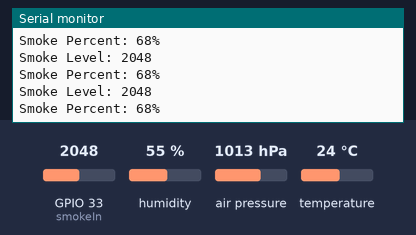
A sketch run on a simulated ESP32. On the bench: the last lines printed to the serial monitor. The test bench sets the inputs (shaded band); at power-on: GPIO 33 (smokeIn) = 2048, humidity 55 %, air pressure 1013 hPa, temperature 24 °C. WiFi joins after 1.5 s; servers stay silent unless stated; the modem accepts every AT command (registered, SIM ready, sends succeed) and sends nothing else.

Above: at 5.5 s.
5.6 s: GPIO 33 (smokeIn) set to 1025
At 6.3 s:
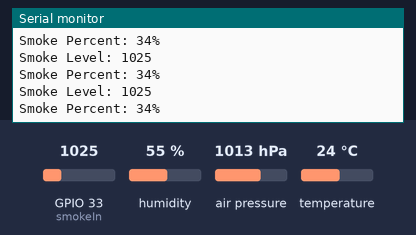
7.1 s: GPIO 33 (smokeIn) set to 946
At 7.7 s:
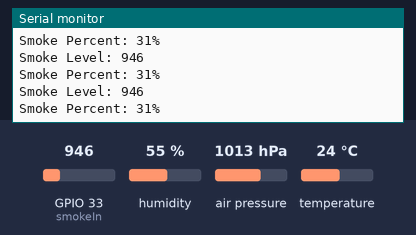
Timing chart, 0 to 10.1 s (numbered marks = the images above; inputs shaded):
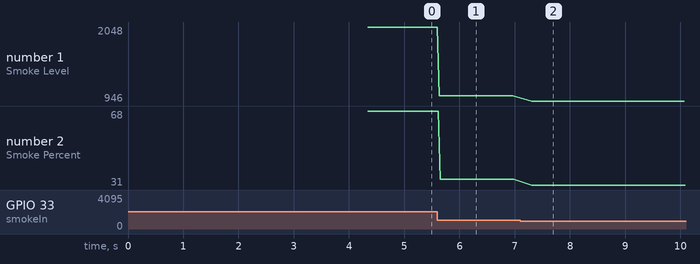

The sketch:

WeatherStation.ino
```cpp
#include<DHT.h>
#include <Adafruit_BMP085.h>
#include<SoftwareSerial.h>
#include<ESP_Mail_Client.h>
#include "arduino_secrets.h"
#include "thingProperties.h"
#include <UniversalTelegramBot.h>
#include <ArduinoJson.h>
#include <WiFiClientSecure.h>

// Initialize Telegram BOT
#define BOTtoken "7230981972:AAEFo2FxODCeX03-a0aqH33Ka8xSZwcum3I"  // your Bot Token (Get from Botfather)

// Use @myidbot to find out the chat ID of an individual or a group
// Also note that you need to click "start" on a bot before it can
// message you
#define CHAT_ID "5029073982"

WiFiClientSecure client;
UniversalTelegramBot bot(BOTtoken, client);

#define dhtPin 4
#define dhtType DHT11

int smokeIn = 33;

DHT dht(dhtPin, dhtType);
SoftwareSerial gsm(16,17); //Rx, Tx
Adafruit_BMP085 bmp;

// Checks for new messages every 1 second.
int botRequestDelay = 1000;
unsigned long lastTimeBotRan;
float temp;
byte humidity;
float pressure;
float alt;
String msgrcv;
int smokeLevel;
int smokePercent;

// Email Credinetials

#define SMTP_server "smtp.gmail.com"

#define SMTP_Port 465

#define sender_email "rehanaakterrumi71@gmail.com"

#define sender_password "sjuhbwjneoglsaab"

#define Recipient_email "hoquerafi727@gmail.com"

#define Recipient_name "THR"

SMTPSession smtp;

//Telegram Rx Msg config
// Handle what happens when you receive new messages

void handleNewMessages(int numNewMessages) {
  Serial.println("handleNewMessages");
  Serial.println(String(numNewMessages));

  for (int i=0; i<numNewMessages; i++) {
    // Chat id of the requester
    String chat_id = String(bot.messages[i].chat_id);
    if (chat_id != CHAT_ID){
      bot.sendMessage(chat_id, "Unauthorized user", "");
      continue;
    }

    // Print the received message
    String text = bot.messages[i].text;
    Serial.println(text);

    String from_name = bot.messages[i].from_name;


    if (text == "/data") {
      bot.sendMessage(chat_id, "Processing Weather Information...", "");
      String msg = "Air Temperature: " + String(temp) + " *C\n"
                   "Humidity: " + String(humidity) + "%\n"
                   "Air Pressure: " + String(pressure) + " mmHg\n"
                   "Altitude: " + String(alt) + "m\n"
                   "Smoke Level: " + String(smokePercent) + "%" ;
      //sms(msg);
      //sendmail(msg);
      bot.sendMessage(CHAT_ID, msg, "");
    }

  }
}


void setup() {
  // put your setup code here, to run once:


  Serial.begin(9600);
  // Defined in thingProperties.h
  initProperties();
  // Connect to Arduino IoT Cloud
  ArduinoCloud.begin(ArduinoIoTPreferredConnection);
  setDebugMessageLevel(2);
  ArduinoCloud.printDebugInfo();

  client.setCACert(TELEGRAM_CERTIFICATE_ROOT); // Add root certificate for api.telegram.org

  dht.begin();
  bmp.begin();
  gsm.begin(9600);
  pinMode(smokeIn, INPUT);

  Serial.println("Initializing Netwrok...");

  gsm.println("AT");
  checkSerial();

  gsm.println("AT+CSQ");
  checkSerial();

  gsm.println("AT+CCID");
  checkSerial();

  gsm.println("AT+CREG?");
  checkSerial();

  gsm.println("AT+CBC");
  checkSerial();

  gsm.println("AT+COPS?");
  checkSerial();

  gsm.println("AT+CMGF=1"); // Initializes the text mode
  checkSerial();

  gsm.println("AT+CNMI=2,2,0,0,0"); // Decides how newly arrived messages will be handled
  checkSerial();

  bot.sendMessage(CHAT_ID, "ESP32 Board Booted", "");


}

void loop() {
  // put your main code here, to run repeatedly:

  ArduinoCloud.update();
  temp = dht.readTemperature();
  humidity = dht.readHumidity();
  //pressure = ((bmp.readPressure())/101325)*760;
  pressure = bmp.readPressure();
  pressure=(pressure/101325)*760 ;
  alt = bmp.readAltitude();
  smokeLevel = analogRead(smokeIn);
  smokePercent = map(smokeLevel, 0,3000,0,100);

  temperature1 = temp;
  humidity1=humidity;
  pressure1= pressure;
  gas1 = smokePercent;

//  Serial.print("Temperature is " );
//  Serial.print(temp);
//  Serial.write(227);
//  Serial.println("C");
//
//  Serial.print("Humidity is " );
//  Serial.print(humidity);
//  Serial.println("%");
//
//  Serial.print("Pressure is " );
//  Serial.print(pressure);
//  Serial.println("mmHg");
//
//  Serial.print("Altitude is " );
//  Serial.print(alt);
//  Serial.println("meter");
//
  Serial.print("Smoke Level: " );
  Serial.println(smokeLevel);

  Serial.print("Smoke Percent: " );
  Serial.print(smokePercent);
  Serial.println("%");

  if ((gsm.available())) {

    msgrcv = gsm.readString();
    checkSerial();

    if (msgrcv.indexOf("data") >= 0) {

      String msg = "Air Temperature: " + String(temp) + " *C\n"
                   "Humidity: " + String(humidity) + "%\n"
                   "Air Pressure: " + String(pressure) + " mmHg\n"
                   "Altitude: " + String(alt) + "m\n"
                   "Smoke Level: " + String(smokePercent) + "%" ;
      sms(msg);

    }

  }

 //Config Tg Rx Msg Interval

 if (millis() > lastTimeBotRan + botRequestDelay)  {
    int numNewMessages = bot.getUpdates(bot.last_message_received + 1);

    while(numNewMessages) {
      Serial.println("got response");
      handleNewMessages(numNewMessages);
      numNewMessages = bot.getUpdates(bot.last_message_received + 1);
    }
    lastTimeBotRan = millis();
  }

}

void onAlert1Change()  {
  // Add your code here to act upon Alert1 change

  if(alert1) {

    String msg = "Air Temperature: " + String(temp) + " *C\n"
                   "Humidity: " + String(humidity) + "%\n"
                   "Air Pressure: " + String(pressure) + " mmHg\n"
                   "Altitude: " + String(alt) + "m\n"
                   "Smoke Level: " + String(smokePercent) + "%" ;
      sms(msg);
      sendmail(msg);
      bot.sendMessage(CHAT_ID, msg, "");

    }


}

void checkSerial() {

  delay(500); // Used to ensure enough lag time between the at commands

  //  while (Serial.available())
  //    gsm.write(Serial.read());

  while (gsm.available())
    Serial.write(gsm.read());

}

void sms(String MSG)  {

  /*gsm.println("ATD+8801988448287;"); // Dials the Destination Number ***Make Call Prior to Sending SMS
  checkSerial();

  delay(15000);

  gsm.println("ATH"); // Hangs up the call after 20 Seconds
  checkSerial();*/

  gsm.println("AT+CMGF=1"); // Initialize the text mode
  checkSerial();

  gsm.println("AT+CMGS=\"+8801988448287\""); // Set Destination Phone Number
  checkSerial();

  gsm.println(MSG); // Set Message Content
  checkSerial();

  gsm.write(26);

}

void sendmail(String msg) {

  smtp.debug(1);

  ESP_Mail_Session session;

  session.server.host_name = SMTP_server ;

  session.server.port = SMTP_Port;

  session.login.email = sender_email;

  session.login.password = sender_password;

  session.login.user_domain = "";

  /* Declare the message class */

  SMTP_Message message;

  message.sender.name = "WEATHER STATION";

  message.sender.email = sender_email;

  message.subject = "Alert From Weather Station";

  message.addRecipient(Recipient_name, Recipient_email);


  //Send simple text message

  String textMsg = msg; // "Door has been opened. Thank You."

  message.text.content = textMsg.c_str();

  message.text.charSet = "us-ascii";

  message.text.transfer_encoding = Content_Transfer_Encoding::enc_7bit;

  if (!smtp.connect(&session))

    return;

  if (!MailClient.sendMail(&smtp, &message))

    Serial.println("Error sending Email, " + smtp.errorReason());
}
```

arduino_secrets.h
```cpp
#define SECRET_DEVICE_KEY "p#R!1?PNW!oJzuZfXL?@W?w@t"   //   PTc0Qvjc2CgXmzaaG8WCjONbM
#define SECRET_OPTIONAL_PASS "qnh1013hg"
#define SECRET_SSID "EEE"
```

thingProperties.h
```cpp
// Code generated by Arduino IoT Cloud, DO NOT EDIT.

#include <ArduinoIoTCloud.h>
#include <Arduino_ConnectionHandler.h>

const char DEVICE_LOGIN_NAME[]  = "ed8a629d-5a59-4011-bc69-5cd90f75714e"; //b015d86f-63b1-4dba-844d-de670d0fdad0

const char SSID[]               = SECRET_SSID;    // Network SSID (name)
const char PASS[]               = SECRET_OPTIONAL_PASS;    // Network password (use for WPA, or use as key for WEP)
const char DEVICE_KEY[]  = SECRET_DEVICE_KEY;    // Secret device password

void onAlert1Change();

float pressure1;
float temperature1;
int gas1;
int humidity1;
bool alert1;

void initProperties(){

  ArduinoCloud.setBoardId(DEVICE_LOGIN_NAME);
  ArduinoCloud.setSecretDeviceKey(DEVICE_KEY);
  ArduinoCloud.addProperty(pressure1, READ, ON_CHANGE, NULL);
  ArduinoCloud.addProperty(temperature1, READ, ON_CHANGE, NULL);
  ArduinoCloud.addProperty(gas1, READ, ON_CHANGE, NULL);
  ArduinoCloud.addProperty(humidity1, READ, ON_CHANGE, NULL);
  ArduinoCloud.addProperty(alert1, READWRITE, ON_CHANGE, onAlert1Change);

}

WiFiConnectionHandler ArduinoIoTPreferredConnection(SSID, PASS);
```

Measured:
- after the input at 5.6 s, the serial monitor: prints a new line at once (image 1)
- after the input at 7.1 s, the serial monitor: prints a new line after 0.21 s (image 2)
- plotted number 1: 2048 → 1025 after the input at 5.6 s, 1025 → 946 after the input at 7.1 s
- plotted number 2: 68 → 34 after the input at 5.6 s, 34 → 31 after the input at 7.1 s
